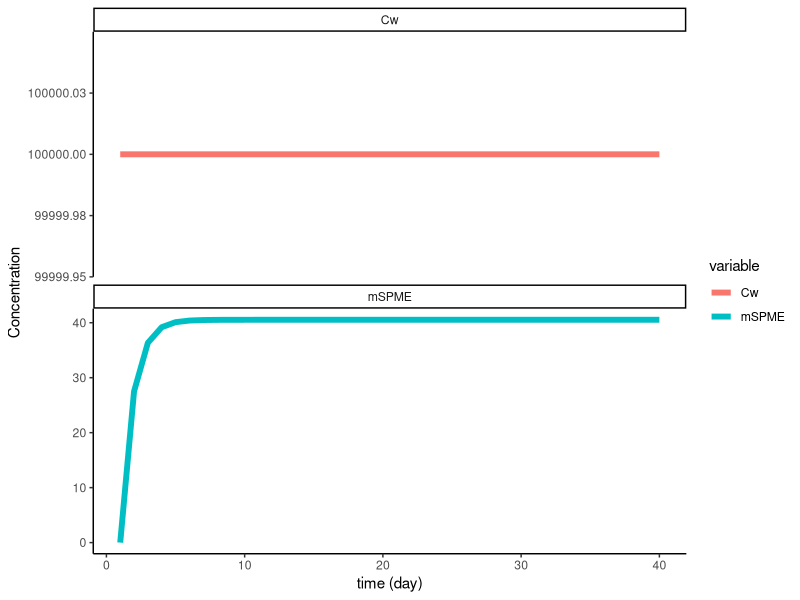

Write R code to recreate this figure.
# Load libraries
library(dplyr) # organize data
library(tidyverse)
library(ggplot2) # plotting
library(deSolve) # solving differential equations

# Reactive transport function ---------------------------------------------

rtm.SPME = function(t, c, parms){
  
  Af <- 0.138 # cm2 SPME area
  Vf <- 0.000000069 # L/cm SPME volume/area
  L <- 30 # cm SPME length average
  Kow <- 10^(4.65) # PCB 4 octanol-water equilibrium partition coefficient
  Kf <- 10^(1.06*log10(Kow) - 1.16) # PCB 4-SPME equilibrium partition coefficient
  
  # Constant passed through a list called parms
  k <- parms$k # m3/d
  ko <- parms$ko # cm/d
  #ka <- parms$ka ka = 0.089
  
  # derivatives dx/dt are computed below
  r <- rep(0,length(c))
  # dCwdt:
  r[1] <- c["Cw"]*(-k)
  # dmfdt:
  r[2] <- ko*Af*c["Cw"]/1000/L - ko*Af*c["mSPME"]/(Vf*Kf*L*1000) # Cw = [ng/L], mf = [ng/cm]
  
  # The computed derivatives are returned as a list
  # order of derivatives needs to be the same as the order of species in c
  return(list(r))
}

# Initial conditions and run function
{cinit <- c(Cw = 100000, mSPME = 0)
t <- c(1:40)
# Placeholder values of key parameters
parms <- list(k = 0.000, ko = 100)
out <- ode(y = cinit, times = t, func = rtm.SPME, parms = parms)
out <- data.frame(out)}

{new.out <- out %>%
  gather(variable, value, -time)
new.out <- within(new.out, variable <- factor(variable,
                                                levels = c('Cw', 'mSPME')))}

# Plot
ggplot(new.out, aes(x = time, y = value, color = variable)) +
  facet_wrap(vars(variable), scales = "free_y", nrow =  2) +
  geom_line(linewidth = 2) +
  theme_classic() +
  labs(x = 'time (day)', y = 'Concentration')
